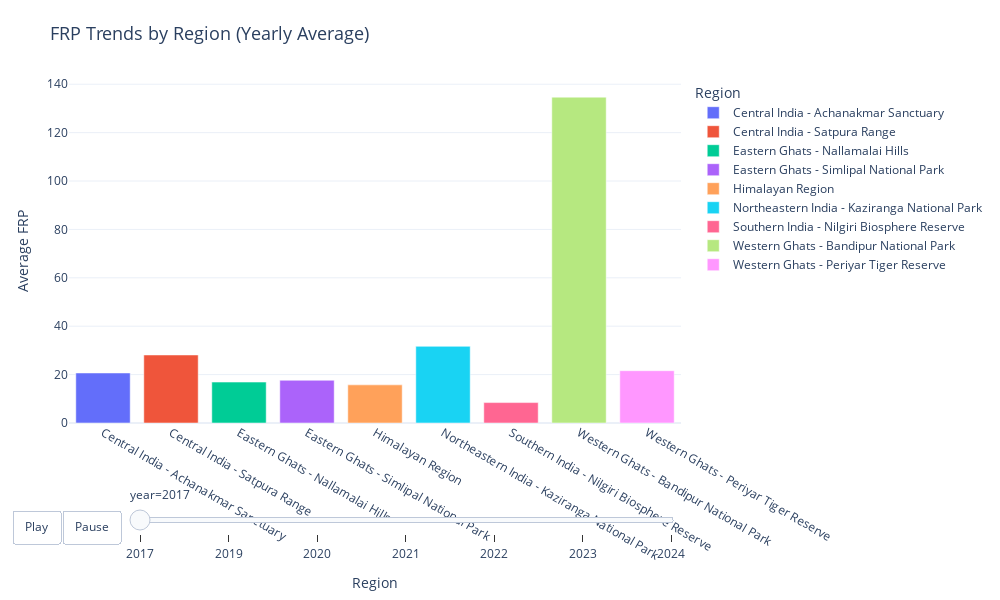

The notebook cell this image was saved under:
### Markdown cell above
Visualize the yearly average Fire Radiative Power (FRP) trends by region.

### Code cell
import pandas as pd
import plotly.express as px

# Use raw string for the file path
file_path = r"C:\Users\Madhu\OneDrive\Desktop\project\processed_data_19_01_25_home.csv"

# Load the dataset
data = pd.read_csv(file_path)

# Check if required columns exist
if not {'year', 'region', 'frp'}.issubset(data.columns):
    raise KeyError("The dataset must contain 'year', 'region', and 'frp' columns.")

# Aggregate FRP by year and region
yearly_summary = data.groupby(['year', 'region'])['frp'].mean().reset_index()

# Create an interactive bar chart with a dropdown for years
fig = px.bar(
    yearly_summary,
    x='region',
    y='frp',
    color='region',
    animation_frame='year',
    title="FRP Trends by Region (Yearly Average)",
    labels={'frp': 'Average FRP', 'region': 'Region'},
    template="plotly_white"
)

fig.update_layout(
    title_font=dict(size=18),
    xaxis_title="Region",
    yaxis_title="Average FRP",
    margin=dict(l=50, r=50, t=80, b=50),
    updatemenus=[{
        "buttons": [
            {
                "args": [None, {"frame": {"duration": 1500, "redraw": True}, "fromcurrent": True}],
                "label": "Play",
                "method": "animate",
            },
            {
                "args": [[None], {"frame": {"duration": 0, "redraw": True}, "mode": "immediate", "transition": {"duration": 0}}],
                "label": "Pause",
                "method": "animate",
            },
        ],
        "direction": "left",
        "pad": {"r": 10, "t": 87},
        "showactive": False,
        "type": "buttons",
        "x": 0.1,
        "xanchor": "right",
        "y": 0,
        "yanchor": "top",
    }],
    height=600,
    width=1000
)

fig.show()

### Figure 1 — Plotly figure (JSON) as saved in the notebook; plotly's stock layout.template omitted (floating-point values rounded to 4 significant figures)
{"data": [{"alignmentgroup": "True", "hovertemplate": "Region=%{x}<br>year=2017<br>Average FRP=%{y}<extra></extra>", "legendgroup": "Central India - Achanakmar Sanctuary", "marker": {"color": "#636efa", "pattern": {"shape": ""}}, "name": "Central India - Achanakmar Sanctuary", "offsetgroup": "Central India - Achanakmar Sanctuary", "orientation": "v", "showlegend": true, "textposition": "auto", "type": "bar", "x": ["Central India - Achanakmar Sanctuary"], "xaxis": "x", "y": [20.67], "yaxis": "y"}, {"alignmentgroup": "True", "hovertemplate": "Region=%{x}<br>year=2017<br>Average FRP=%{y}<extra></extra>", "legendgroup": "Central India - Satpura Range", "marker": {"color": "#EF553B", "pattern": {"shape": ""}}, "name": "Central India - Satpura Range", "offsetgroup": "Central India - Satpura Range", "orientation": "v", "showlegend": true, "textposition": "auto", "type": "bar", "x": ["Central India - Satpura Range"], "xaxis": "x", "y": [28.11], "yaxis": "y"}, {"alignmentgroup": "True", "hovertemplate": "Region=%{x}<br>year=2017<br>Average FRP=%{y}<extra></extra>", "legendgroup": "Eastern Ghats - Nallamalai Hills", "marker": {"color": "#00cc96", "pattern": {"shape": ""}}, "name": "Eastern Ghats - Nallamalai Hills", "offsetgroup": "Eastern Ghats - Nallamalai Hills", "orientation": "v", "showlegend": true, "textposition": "auto", "type": "bar", "x": ["Eastern Ghats - Nallamalai Hills"], "xaxis": "x", "y": [16.91], "yaxis": "y"}, {"alignmentgroup": "True", "hovertemplate": "Region=%{x}<br>year=2017<br>Average FRP=%{y}<extra></extra>", "legendgroup": "Eastern Ghats - Simlipal National Park", "marker": {"color": "#ab63fa", "pattern": {"shape": ""}}, "name": "Eastern Ghats - Simlipal National Park", "offsetgroup": "Eastern Ghats - Simlipal National Park", "orientation": "v", "showlegend": true, "textposition": "auto", "type": "bar", "x": ["Eastern Ghats - Simlipal National Park"], "xaxis": "x", "y": [17.66], "yaxis": "y"}, {"alignmentgroup": "True", "hovertemplate": "Region=%{x}<br>year=2017<br>Average FRP=%{y}<extra></extra>", "legendgroup": "Himalayan Region", "marker": {"color": "#FFA15A", "pattern": {"shape": ""}}, "name": "Himalayan Region", "offsetgroup": "Himalayan Region", "orientation": "v", "showlegend": true, "textposition": "auto", "type": "bar", "x": ["Himalayan Region"], "xaxis": "x", "y": [15.76], "yaxis": "y"}, {"alignmentgroup": "True", "hovertemplate": "Region=%{x}<br>year=2017<br>Average FRP=%{y}<extra></extra>", "legendgroup": "Northeastern India - Kaziranga National Park", "marker": {"color": "#19d3f3", "pattern": {"shape": ""}}, "name": "Northeastern India - Kaziranga National Park", "offsetgroup": "Northeastern India - Kaziranga National Park", "orientation": "v", "showlegend": true, "textposition": "auto", "type": "bar", "x": ["Northeastern India - Kaziranga National Park"], "xaxis": "x", "y": [31.68], "yaxis": "y"}, {"alignmentgroup": "True", "hovertemplate": "Region=%{x}<br>year=2017<br>Average FRP=%{y}<extra></extra>", "legendgroup": "Southern India - Nilgiri Biosphere Reserve", "marker": {"color": "#FF6692", "pattern": {"shape": ""}}, "name": "Southern India - Nilgiri Biosphere Reserve", "offsetgroup": "Southern India - Nilgiri Biosphere Reserve", "orientation": "v", "showlegend": true, "textposition": "auto", "type": "bar", "x": ["Southern India - Nilgiri Biosphere Reserve"], "xaxis": "x", "y": [8.433], "yaxis": "y"}, {"alignmentgroup": "True", "hovertemplate": "Region=%{x}<br>year=2017<br>Average FRP=%{y}<extra></extra>", "legendgroup": "Western Ghats - Bandipur National Park", "marker": {"color": "#B6E880", "pattern": {"shape": ""}}, "name": "Western Ghats - Bandipur National Park", "offsetgroup": "Western Ghats - Bandipur National Park", "orientation": "v", "showlegend": true, "textposition": "auto", "type": "bar", "x": ["Western Ghats - Bandipur National Park"], "xaxis": "x", "y": [134.7], "yaxis": "y"}, {"alignmentgroup": "True", "hovertemplate": "Region=%{x}<br>year=2017<br>Average FRP=%{y}<extra></extra>", "legendgroup": "Western Ghats - Periyar Tiger Reserve", "marker": {"color": "#FF97FF", "pattern": {"shape": ""}}, "name": "Western Ghats - Periyar Tiger Reserve", "offsetgroup": "Western Ghats - Periyar Tiger Reserve", "orientation": "v", "showlegend": true, "textposition": "auto", "type": "bar", "x": ["Western Ghats - Periyar Tiger Reserve"], "xaxis": "x", "y": [21.61], "yaxis": "y"}], "layout": {"barmode": "relative", "height": 600, "legend": {"title": {"text": "Region"}, "tracegroupgap": 0}, "margin": {"b": 50, "l": 50, "r": 50, "t": 80}, "sliders": [{"active": 0, "currentvalue": {"prefix": "year="}, "len": 0.9, "pad": {"b": 10, "t": 60}, "steps": [{"args": [["2017"], {"frame": {"duration": 0, "redraw": true}, "fromcurrent": true, "mode": "immediate", "transition": {"duration": 0, "easing": "linear"}}], "label": "2017", "method": "animate"}, {"args": [["2019"], {"frame": {"duration": 0, "redraw": true}, "fromcurrent": true, "mode": "immediate", "transition": {"duration": 0, "easing": "linear"}}], "label": "2019", "method": "animate"}, {"args": [["2020"], {"frame": {"duration": 0, "redraw": true}, "fromcurrent": true, "mode": "immediate", "transition": {"duration": 0, "easing": "linear"}}], "label": "2020", "method": "animate"}, {"args": [["2021"], {"frame": {"duration": 0, "redraw": true}, "fromcurrent": true, "mode": "immediate", "transition": {"duration": 0, "easing": "linear"}}], "label": "2021", "method": "animate"}, {"args": [["2022"], {"frame": {"duration": 0, "redraw": true}, "fromcurrent": true, "mode": "immediate", "transition": {"duration": 0, "easing": "linear"}}], "label": "2022", "method": "animate"}, {"args": [["2023"], {"frame": {"duration": 0, "redraw": true}, "fromcurrent": true, "mode": "immediate", "transition": {"duration": 0, "easing": "linear"}}], "label": "2023", "method": "animate"}, {"args": [["2024"], {"frame": {"duration": 0, "redraw": true}, "fromcurrent": true, "mode": "immediate", "transition": {"duration": 0, "easing": "linear"}}], "label": "2024", "method": "animate"}], "x": 0.1, "xanchor": "left", "y": 0, "yanchor": "top"}], "title": {"font": {"size": 18}, "text": "FRP Trends by Region (Yearly Average)"}, "updatemenus": [{"buttons": [{"args": [null, {"frame": {"duration": 1500, "redraw": true}, "fromcurrent": true}], "label": "Play", "method": "animate"}, {"args": [[null], {"frame": {"duration": 0, "redraw": true}, "mode": "immediate", "transition": {"duration": 0}}], "label": "Pause", "method": "animate"}], "direction": "left", "pad": {"r": 10, "t": 87}, "showactive": false, "type": "buttons", "x": 0.1, "xanchor": "right", "y": 0, "yanchor": "top"}], "width": 1000, "xaxis": {"anchor": "y", "categoryarray": ["Central India - Achanakmar Sanctuary", "Central India - Satpura Range", "Eastern Ghats - Nallamalai Hills", "Eastern Ghats - Simlipal National Park", "Himalayan Region", "Northeastern India - Kaziranga National Park", "Southern India - Nilgiri Biosphere Reserve", "Western Ghats - Bandipur National Park", "Western Ghats - Periyar Tiger Reserve"], "categoryorder": "array", "domain": [0, 1], "title": {"text": "Region"}}, "yaxis": {"anchor": "x", "domain": [0, 1], "title": {"text": "Average FRP"}}}}
